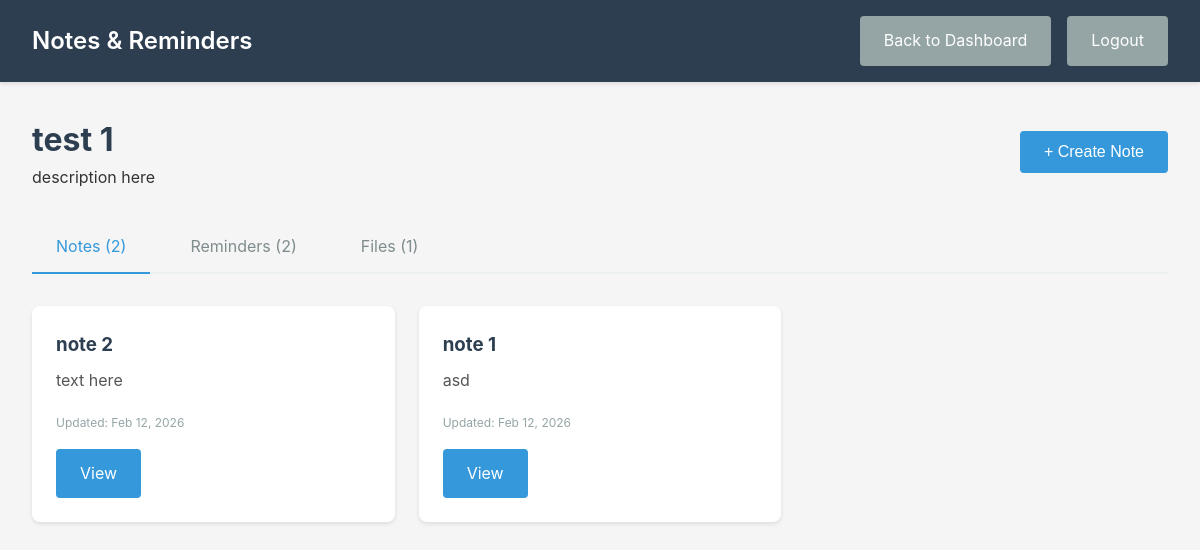
/0-mock-up-alt/space.php?id=1 (signed in), run on the app's committed database.
### tables this page shows
CREATE TABLE spaces (
            id INTEGER PRIMARY KEY AUTOINCREMENT,
            user_id INTEGER NOT NULL,
            name TEXT NOT NULL,
            description TEXT,
            created_at TEXT DEFAULT CURRENT_TIMESTAMP,
            FOREIGN KEY (user_id) REFERENCES users(id) ON DELETE CASCADE
        );

CREATE TABLE notes (
            id INTEGER PRIMARY KEY AUTOINCREMENT,
            space_id INTEGER NOT NULL,
            title TEXT NOT NULL,
            content TEXT,
            created_at TEXT DEFAULT CURRENT_TIMESTAMP,
            updated_at TEXT DEFAULT CURRENT_TIMESTAMP,
            FOREIGN KEY (space_id) REFERENCES spaces(id) ON DELETE CASCADE
        );

### 0-mock-up-alt/space.php (the view, shortened to what this page needs)
<?php
require_once 'config.php';
$space_id = $_GET['id'];
$user_id = $_SESSION['user_id'];
try {
    $stmt = $pdo->prepare("SELECT * FROM spaces WHERE id = ? AND user_id = ?");
    $stmt->execute([$space_id, $user_id]);
    $space = $stmt->fetch();
    $stmt = $pdo->prepare("SELECT * FROM notes WHERE space_id = ? ORDER BY updated_at DESC");
    $stmt->execute([$space_id]);
    $notes = $stmt->fetchAll();
    $stmt = $pdo->prepare("
        SELECT r.*, n.title as note_title
        FROM reminders r
        JOIN notes n ON r.note_id = n.id
        WHERE n.space_id = ?
        ORDER BY r.due_date ASC
    ");
    $stmt->execute([$space_id]);
    $reminders = $stmt->fetchAll();
    $stmt = $pdo->prepare("
        SELECT f.*, n.title as note_title
        FROM files f
        JOIN notes n ON f.note_id = n.id
        WHERE n.space_id = ?
        ORDER BY f.created_at DESC
    ");
    $stmt->execute([$space_id]);
    $files = $stmt->fetchAll();
} catch (PDOException $e) {
    header('Location: dashboard.php?error=Failed to load space');
    exit;
}
$view = isset($_GET['view']) ? $_GET['view'] : 'notes';
?>
<!DOCTYPE html>
<html lang="en">
<head>
    <link rel="stylesheet" href="assets/css/style.css">
</head>
<body>
    <nav class="navbar">
        <div class="nav-container">
            <h1>Notes & Reminders</h1>
            <div class="nav-right">
                <a href="dashboard.php" class="btn btn-secondary">Back to Dashboard</a>
                <a href="logout.php" class="btn btn-secondary">Logout</a>
            </div>
        </div>
    </nav>
    <div class="container">
        <div class="page-header">
            <div>
                <h2><?php echo htmlspecialchars($space['name']); ?></h2>
                <p><?php echo htmlspecialchars($space['description']); ?></p>
            </div>
            <button class="btn btn-primary" onclick="showCreateNoteModal()">+ Create Note</button>
        </div>
        <div class="tabs">
            <a href="?id=<?php echo $space_id; ?>&view=notes" class="tab <?php echo $view === 'notes' ? 'active' : ''; ?>">
                Notes (<?php echo count($notes); ?>)
            </a>
            <a href="?id=<?php echo $space_id; ?>&view=reminders" class="tab <?php echo $view === 'reminders' ? 'active' : ''; ?>">
                Reminders (<?php echo count($reminders); ?>)
            </a>
            <a href="?id=<?php echo $space_id; ?>&view=files" class="tab <?php echo $view === 'files' ? 'active' : ''; ?>">
                Files (<?php echo count($files); ?>)
            </a>
        </div>
        <?php if ($view === 'notes'): ?>
            <div class="notes-grid">
                <?php if (empty($notes)): ?>
                    <p class="empty-state">No notes yet. Create your first note!</p>
                <?php else: ?>
                    <?php foreach ($notes as $note): ?>
                        <div class="note-card">
                            <h3><?php echo htmlspecialchars($note['title']); ?></h3>
                            <div class="note-content">
                                <?php echo nl2br(htmlspecialchars(substr($note['content'], 0, 150))); ?>
                            </div>
                            <div class="card-meta">
                                <small>Updated: <?php echo date('M d, Y', strtotime($note['updated_at'])); ?></small>
                            </div>
                            <div class="card-actions">
                                <a href="note.php?id=<?php echo $note['id']; ?>" class="btn btn-primary">View</a>
                            </div>
                        </div>
                    <?php endforeach; ?>
                <?php endif; ?>
            </div>
        <?php endif; ?>
    </div>
</body>
</html>

### 0-mock-up-alt/assets/css/style.css (style rules this page uses)
* { margin: 0; padding: 0; box-sizing: border-box; }
body { font-family: -apple-system, BlinkMacSystemFont, 'Segoe UI', Roboto, 'Helvetica Neue', Arial, sans-serif; line-height: 1.6; color: #333; background: #f5f5f5; }
.navbar { background: #2c3e50; color: white; padding: 1rem 0; box-shadow: 0 2px 4px rgba(0,0,0,0.1); }
.nav-container { max-width: 1200px; margin: 0 auto; padding: 0 2rem; display: flex; justify-content: space-between; align-items: center; }
.navbar h1 { font-size: 1.5rem; font-weight: 600; }
.nav-right { display: flex; gap: 1rem; align-items: center; }
.container { max-width: 1200px; margin: 2rem auto; padding: 0 2rem; }
.btn { padding: 0.75rem 1.5rem; border: none; border-radius: 4px; cursor: pointer; font-size: 1rem; text-decoration: none; display: inline-block; transition: background 0.2s; }
.btn-primary { background: #3498db; color: white; }
.btn-secondary { background: #95a5a6; color: white; }
.page-header { display: flex; justify-content: space-between; align-items: center; margin-bottom: 2rem; }
.page-header h2 { color: #2c3e50; font-size: 2rem; }
.card-actions { display: flex; gap: 0.5rem; }
.notes-grid { display: grid; grid-template-columns: repeat(auto-fill, minmax(300px, 1fr)); gap: 1.5rem; }
.note-card { background: white; padding: 1.5rem; border-radius: 8px; box-shadow: 0 2px 4px rgba(0,0,0,0.1); transition: transform 0.2s, box-shadow 0.2s; }
.note-card h3 { color: #2c3e50; margin-bottom: 0.5rem; }
.note-content { color: #555; margin-bottom: 1rem; line-height: 1.6; }
.card-meta { color: #95a5a6; font-size: 0.9rem; margin-bottom: 1rem; }
.tabs { display: flex; gap: 1rem; margin-bottom: 2rem; border-bottom: 2px solid #ecf0f1; }
.tab { padding: 0.75rem 1.5rem; text-decoration: none; color: #7f8c8d; border-bottom: 2px solid transparent; margin-bottom: -2px; transition: color 0.2s, border-color 0.2s; }
.tab.active { color: #3498db; border-bottom-color: #3498db; }

### data on the page
spaces: name "test 1", description "description here"
notes: title "note 2", content "text here", updated_at "Feb 12, 2026"
notes: title "note 1", content "asd", updated_at "Feb 12, 2026"

### other printed values
count($notes) "2"
count($reminders) "2"
count($files) "1"
